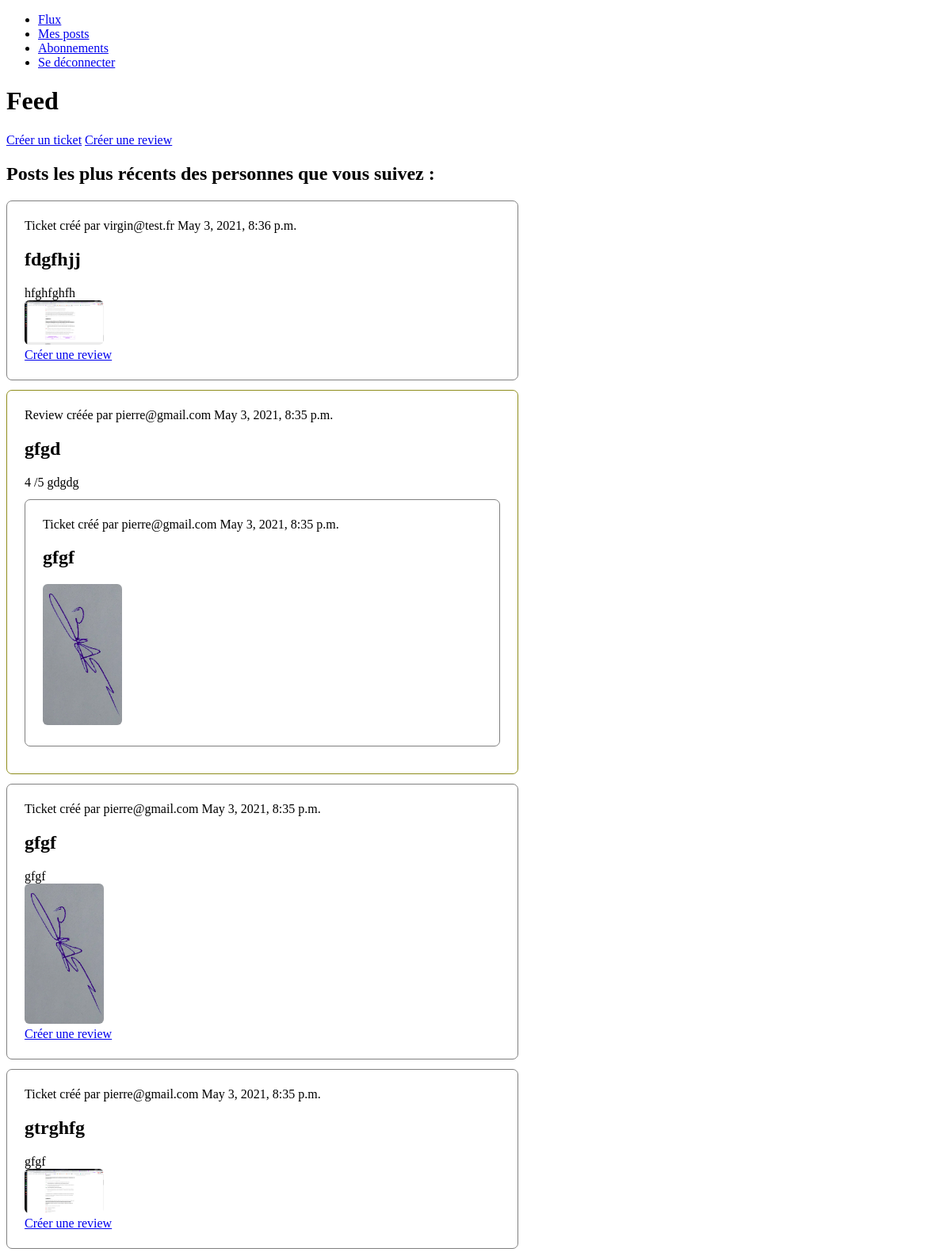
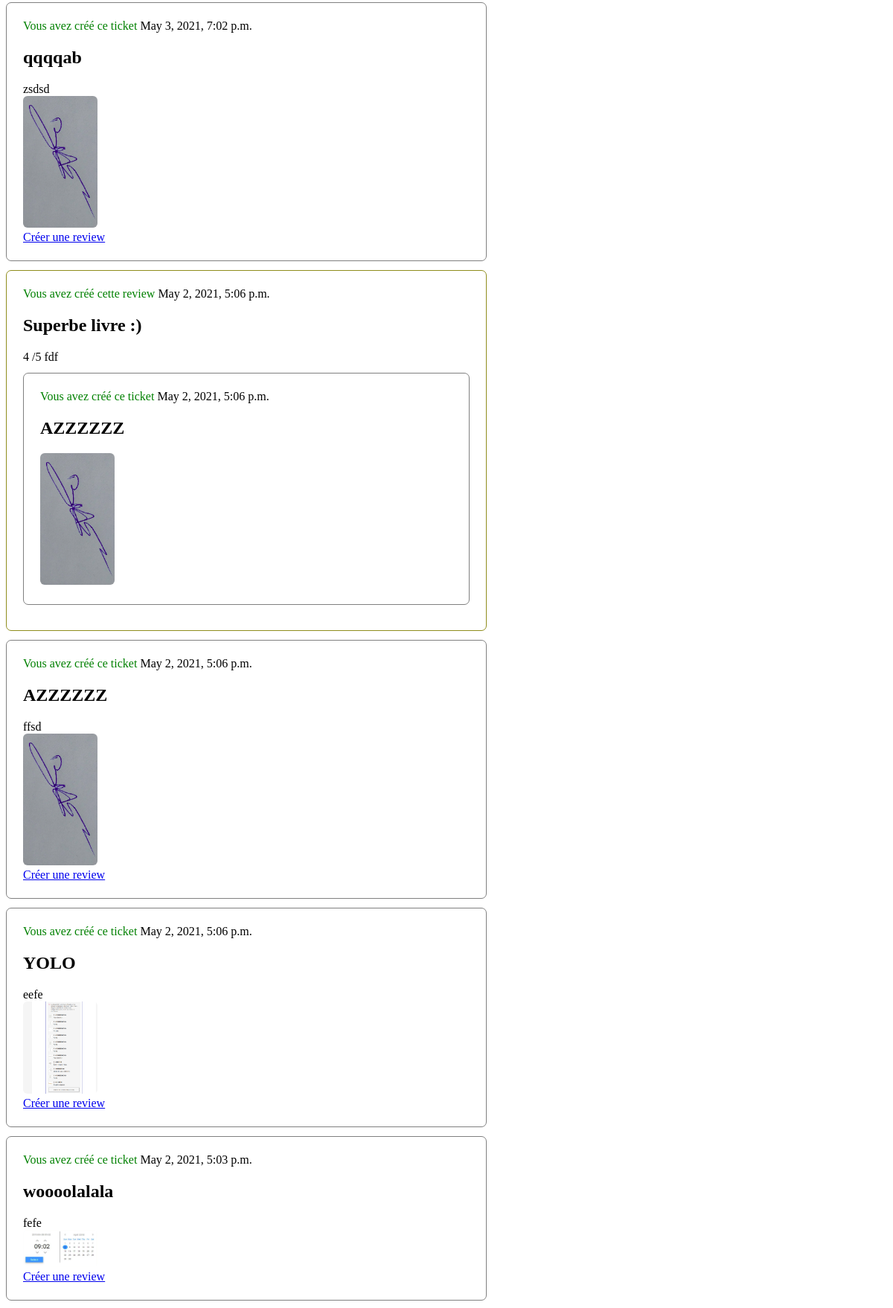
Screenshot of /app/feed/ (signed in, upper part) with the database file from the repository (2 pictures, top to bottom).
### bookreviews/models.py (models this page shows, shortened)
class Ticket(models.Model):
    title = models.CharField(max_length=128)
    descripton = models.TextField(max_length=2048, blank=True)
    image = models.ImageField(null=True, blank=True, upload_to="images/")
    user = models.ForeignKey(to=settings.AUTH_USER_MODEL, on_delete=models.CASCADE)
    time_created = models.DateTimeField(auto_now_add=True)

class Review(models.Model):
    ticket = models.ForeignKey(to=Ticket, on_delete=models.CASCADE)
    rating = models.PositiveSmallIntegerField(validators=[MinValueValidator(0), MaxValueValidator(5)])
    headline = models.CharField(max_length=128)
    body = models.TextField(max_length=8192, blank=True)
    user = models.ForeignKey(to=settings.AUTH_USER_MODEL, on_delete=models.CASCADE)
    time_created = models.DateTimeField(auto_now_add=True)

### registration/models.py (models this page shows)
class User(AbstractUser):
    username = None
    email = models.EmailField(_('email address'), unique=True)
    USERNAME_FIELD = 'email'
    REQUIRED_FIELDS = []
    objects = UserManager()

### bookreviews/views.py (the view)
# urls.py: path('feed/', views.feed, name='feed_view'),
@login_required()
def feed(request):
    i_follow = UserFollows.objects.filter(user=request.user)
    ticket_list = Ticket.objects.filter(Q(user__in=[usr.followed_user for usr in i_follow]) | Q(user=request.user))
    review_list = Review.objects.filter(Q(user__in=[usr.followed_user for usr in i_follow]) | Q(user=request.user))
    ticket_list = ticket_list.annotate(content_type=Value('TICKET', CharField()))
    review_list = review_list.annotate(content_type=Value('REVIEW', CharField()))
    posts = sorted(
        chain(review_list, ticket_list),
        key=lambda post: post.time_created,
        reverse=True
    )
    return render(request, 'bookreviews/feed.html', context={'posts': posts, 'user': request.user})

### bookreviews/templates/bookreviews/feed.html
{% extends "bookreviews/base.html" %}
{% block content %}
    <h1>Feed</h1>
    <div>
        <a href="{% url 'create_ticket_view'%}">Créer un ticket</a>
        <a href="{% url 'create_review_view'%}">Créer une review</a>
    </div>
    <div>
        <h2>Posts les plus récents des personnes que vous suivez :</h2>
        <div>
            {% for post in posts %}
                {% if post.content_type == 'TICKET' %}
                    <div class="ticket-container">
                        <div>
                            {% if user == post.user %}
                            <span class="you">Vous avez créé ce ticket</span>
                            {% else %}
                            <span>Ticket créé par {{ post.user }}</span>
                            {% endif %}
                            <span>{{ post.time_created }}</span>
                        </div>
                        <h2>{{ post.title }}</h2>
                        <div><span>{{ post.descripton }}</span></div>
                        <img class="cover" src="/media/{{ post.image }}" alt="image de couverture du ticket" />
                        <div>
                            <a href="{% url 'edit_own_ticket_view' ticket_id=post.id%}">Créer une review</a>
                        </div>
                    </div>
                {% elif post.content_type == 'REVIEW' %}
                <div class="review-container">
                    <div>
                        {% if user == post.user %}
                            <span class="you">Vous avez créé cette review</span>
                            {% else %}
                            <span>Review créée par {{ post.user }}</span>
                            {% endif %}
                        <span>{{ post.time_created }}</span>
                    </div>
                    <div>
                        <h2>{{ post.headline }}</h2>
                        <span>{{ post.rating }} /5</span>
                        <span>{{ post.body }}</span>
                    </div>
                    <div class="ticket-container">
                        <div>
                            {% if user == post.ticket.user %}
                            <span class="you">Vous avez créé ce ticket</span>
                            {% else %}
                            <span>Ticket créé par {{ post.ticket.user }}</span>
                            {% endif %}
                            <span>{{ post.ticket.time_created }}</span>
                        </div>
                        <h2>{{ post.ticket.title }}</h2>
                        <img class="cover" src="/media/{{ post.ticket.image }}" alt="image de couverture du ticket" />
                    </div>
                </div>
                {% endif %}
            {% endfor %}
        </div>
    </div>
{% endblock %}

### static/styles.css (style rules this page uses)
.ticket-container { border: 1px solid grey; border-radius: 7px; padding: 22px; margin-top: 12px; margin-bottom: 12px; max-width: 600px; }
.review-container { border: 1px solid rgb(143, 141, 28); border-radius: 7px; padding: 22px; margin-top: 12px; margin-bottom: 12px; max-width: 600px; }
.cover { width: 100px; height: auto; border-radius: 6px; }
.you { color: green; }

### rows the page displays
Ticket: user "virgin@test.fr", time_created "May 3, 2021, 8:36 p.m.", title "fdgfhjj", descripton "hfghfghfh", image (picture)
Review: user "pierre@gmail.com", time_created "May 3, 2021, 8:35 p.m.", headline "gfgd", rating "4", body "gdgdg", ticket.user "pierre@gmail.com", ticket.time_created "May 3, 2021, 8:35 p.m.", ticket "gfgf", ticket.image (picture)
Ticket: user "pierre@gmail.com", time_created "May 3, 2021, 8:35 p.m.", title "gfgf", descripton "gfgf", image (picture)
Ticket: user "pierre@gmail.com", time_created "May 3, 2021, 8:35 p.m.", title "gtrghfg", descripton "gfgf", image (picture)
Ticket: shows "Vous avez créé ce ticket", time_created "May 3, 2021, 7:02 p.m.", title "qqqqab", descripton "zsdsd", image (picture)
Review: shows "Vous avez créé cette review", time_created "May 2, 2021, 5:06 p.m.", headline "Superbe livre :)", rating "4", body "fdf", shows "Vous avez créé ce ticket", ticket.time_created "May 2, 2021, 5:06 p.m.", ticket "AZZZZZZ", ticket.image (picture)
Ticket: shows "Vous avez créé ce ticket", time_created "May 2, 2021, 5:06 p.m.", title "AZZZZZZ", descripton "ffsd", image (picture)
Ticket: shows "Vous avez créé ce ticket", time_created "May 2, 2021, 5:06 p.m.", title "YOLO", descripton "eefe", image (picture)
Ticket: shows "Vous avez créé ce ticket", time_created "May 2, 2021, 5:03 p.m.", title "woooolalala", descripton "fefe", image (picture)
